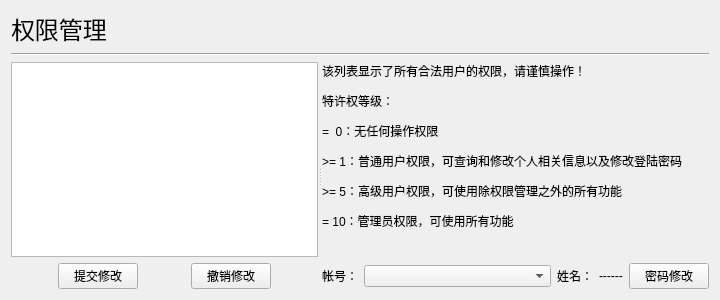
<?xml version="1.0" encoding="UTF-8"?>
<ui version="4.0">
 <class>Privilege</class>
 <widget class="QDialog" name="Privilege">
  <property name="geometry">
   <rect>
    <x>0</x>
    <y>0</y>
    <width>720</width>
    <height>300</height>
   </rect>
  </property>
  <property name="windowTitle">
   <string>高级权限管理</string>
  </property>
  <property name="windowIcon">
   <iconset resource="icon.qrc">
    <normaloff>:/ico/Database Encryption.ico</normaloff>:/ico/Database Encryption.ico</iconset>
  </property>
  <layout class="QGridLayout" name="gridLayout">
   <item row="0" column="0">
    <layout class="QVBoxLayout" name="verticalLayout_4" stretch="0,1">
     <item>
      <layout class="QVBoxLayout" name="verticalLayout">
       <item>
        <widget class="QLabel" name="label">
         <property name="font">
          <font>
           <family>华文新魏</family>
           <pointsize>18</pointsize>
          </font>
         </property>
         <property name="tabletTracking">
          <bool>false</bool>
         </property>
         <property name="text">
          <string>权限管理</string>
         </property>
        </widget>
       </item>
       <item>
        <widget class="Line" name="line">
         <property name="orientation">
          <enum>Qt::Horizontal</enum>
         </property>
        </widget>
       </item>
      </layout>
     </item>
     <item>
      <widget class="QSplitter" name="splitter">
       <property name="orientation">
        <enum>Qt::Horizontal</enum>
       </property>
       <widget class="QWidget" name="layoutWidget">
        <layout class="QVBoxLayout" name="verticalLayout_2">
         <item>
          <widget class="QTableView" name="tableView">
           <property name="alternatingRowColors">
            <bool>true</bool>
           </property>
          </widget>
         </item>
         <item>
          <layout class="QHBoxLayout" name="horizontalLayout">
           <item>
            <spacer name="horizontalSpacer">
             <property name="orientation">
              <enum>Qt::Horizontal</enum>
             </property>
             <property name="sizeHint" stdset="0">
              <size>
               <width>40</width>
               <height>20</height>
              </size>
             </property>
            </spacer>
           </item>
           <item>
            <widget class="QPushButton" name="pushButton">
             <property name="text">
              <string>提交修改</string>
             </property>
             <property name="autoDefault">
              <bool>false</bool>
             </property>
            </widget>
           </item>
           <item>
            <spacer name="horizontalSpacer_2">
             <property name="orientation">
              <enum>Qt::Horizontal</enum>
             </property>
             <property name="sizeHint" stdset="0">
              <size>
               <width>40</width>
               <height>20</height>
              </size>
             </property>
            </spacer>
           </item>
           <item>
            <widget class="QPushButton" name="pushButton_2">
             <property name="text">
              <string>撤销修改</string>
             </property>
             <property name="autoDefault">
              <bool>false</bool>
             </property>
            </widget>
           </item>
           <item>
            <spacer name="horizontalSpacer_3">
             <property name="orientation">
              <enum>Qt::Horizontal</enum>
             </property>
             <property name="sizeHint" stdset="0">
              <size>
               <width>40</width>
               <height>20</height>
              </size>
             </property>
            </spacer>
           </item>
          </layout>
         </item>
        </layout>
       </widget>
       <widget class="QWidget" name="layoutWidget">
        <layout class="QVBoxLayout" name="verticalLayout_3" stretch="1,0">
         <item>
          <widget class="QLabel" name="label_2">
           <property name="text">
            <string>&lt;!DOCTYPE HTML PUBLIC &quot;-//W3C//DTD HTML 4.0//EN&quot; &quot;http://www.w3.org/TR/REC-html40/strict.dtd&quot;&gt;
&lt;html&gt;&lt;head&gt;&lt;meta name=&quot;qrichtext&quot; content=&quot;1&quot; /&gt;&lt;style type=&quot;text/css&quot;&gt;
p, li { white-space: pre-wrap; }
&lt;/style&gt;&lt;/head&gt;&lt;body style=&quot; font-family:'SimSun'; font-size:9pt; font-weight:400; font-style:normal;&quot;&gt;
&lt;p style=&quot; margin-top:12px; margin-bottom:12px; margin-left:0px; margin-right:0px; -qt-block-indent:0; text-indent:0px;&quot;&gt;该列表显示了所有合法用户的权限，请谨慎操作！&lt;/p&gt;
&lt;p style=&quot; margin-top:12px; margin-bottom:12px; margin-left:0px; margin-right:0px; -qt-block-indent:0; text-indent:0px;&quot;&gt;特许权等级：&lt;/p&gt;
&lt;p style=&quot; margin-top:12px; margin-bottom:12px; margin-left:0px; margin-right:0px; -qt-block-indent:0; text-indent:0px;&quot;&gt;=  0：无任何操作权限&lt;/p&gt;
&lt;p style=&quot; margin-top:12px; margin-bottom:12px; margin-left:0px; margin-right:0px; -qt-block-indent:0; text-indent:0px;&quot;&gt;&amp;gt;= 1：普通用户权限，可查询和修改个人相关信息以及修改登陆密码&lt;/p&gt;
&lt;p style=&quot; margin-top:12px; margin-bottom:12px; margin-left:0px; margin-right:0px; -qt-block-indent:0; text-indent:0px;&quot;&gt;&amp;gt;= 5：高级用户权限，可使用除权限管理之外的所有功能&lt;/p&gt;
&lt;p style=&quot; margin-top:12px; margin-bottom:12px; margin-left:0px; margin-right:0px; -qt-block-indent:0; text-indent:0px;&quot;&gt;= 10：管理员权限，可使用所有功能&lt;/p&gt;&lt;/body&gt;&lt;/html&gt;</string>
           </property>
           <property name="alignment">
            <set>Qt::AlignLeading|Qt::AlignLeft|Qt::AlignTop</set>
           </property>
           <property name="wordWrap">
            <bool>true</bool>
           </property>
          </widget>
         </item>
         <item>
          <layout class="QHBoxLayout" name="horizontalLayout_3" stretch="0,1,0,0,0">
           <item>
            <widget class="QLabel" name="label_3">
             <property name="text">
              <string>帐号：</string>
             </property>
            </widget>
           </item>
           <item>
            <widget class="QComboBox" name="comboBox"/>
           </item>
           <item>
            <widget class="QLabel" name="label_4">
             <property name="text">
              <string>姓名：</string>
             </property>
            </widget>
           </item>
           <item>
            <widget class="QLabel" name="label_5">
             <property name="sizePolicy">
              <sizepolicy hsizetype="Fixed" vsizetype="Preferred">
               <horstretch>0</horstretch>
               <verstretch>0</verstretch>
              </sizepolicy>
             </property>
             <property name="text">
              <string>------</string>
             </property>
            </widget>
           </item>
           <item>
            <widget class="QPushButton" name="pushButton_3">
             <property name="toolTip">
              <string>&lt;html&gt;&lt;head/&gt;&lt;body&gt;&lt;p&gt;修改员工帐号的密码，用于员工号密码丢失重置&lt;/p&gt;&lt;/body&gt;&lt;/html&gt;</string>
             </property>
             <property name="text">
              <string>密码修改</string>
             </property>
             <property name="checkable">
              <bool>false</bool>
             </property>
             <property name="checked">
              <bool>false</bool>
             </property>
             <property name="autoDefault">
              <bool>false</bool>
             </property>
            </widget>
           </item>
          </layout>
         </item>
        </layout>
       </widget>
      </widget>
     </item>
    </layout>
   </item>
  </layout>
 </widget>
 <resources>
  <include location="icon.qrc"/>
 </resources>
 <connections/>
</ui>
